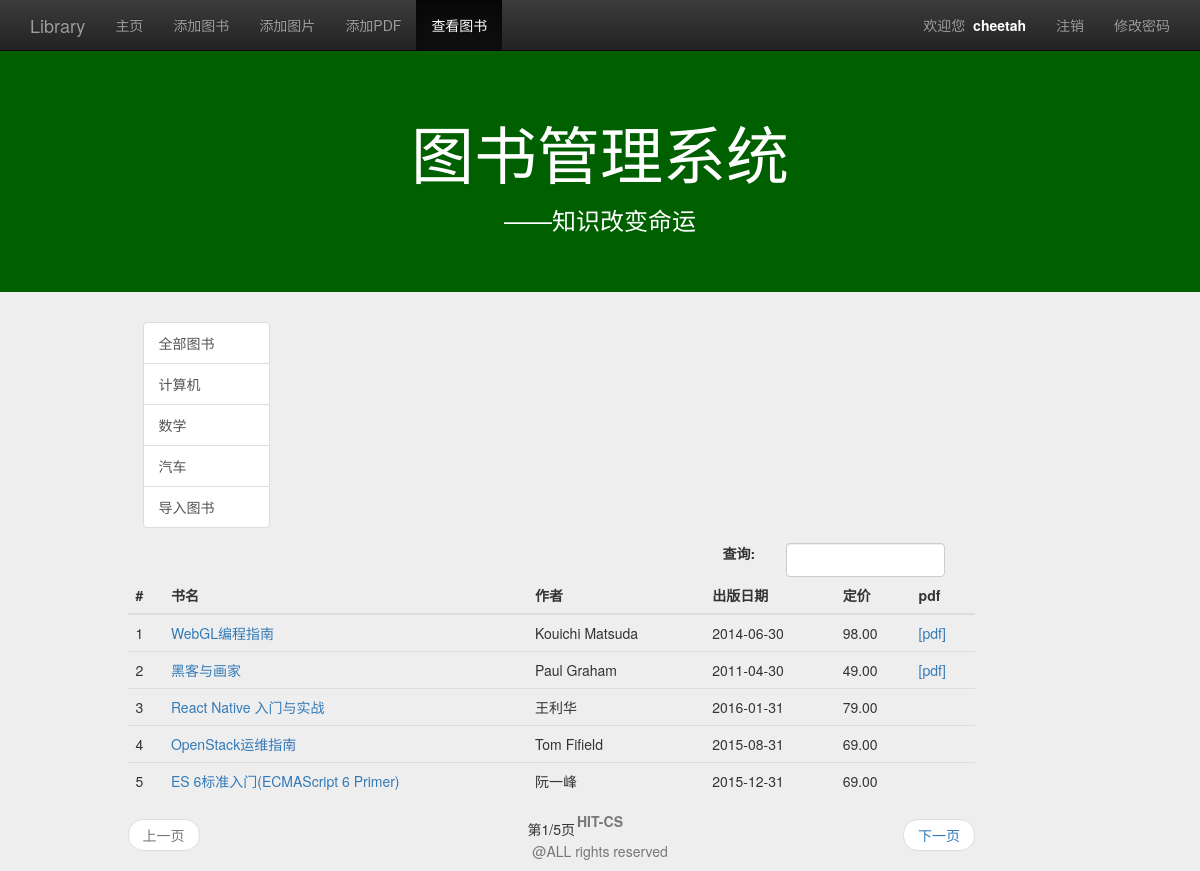
The app's page /view_book_list/ (signed in) with its own data.
### management/models.py (models this page shows, shortened)
class MyUser(models.Model):
    user=models.OneToOneField(User)
    nickname=models.CharField(max_length=16)
    permission=models.IntegerField(default=1)

class Book(models.Model):
    name=models.CharField(max_length=128)
    price=models.FloatField()
    author=models.CharField(max_length=128)
    publish_date=models.DateField()
    category=models.CharField(max_length=128)
    class META:
        ordering=['name']

### management/views.py (the view)
# urls.py: url(r'^view_book_list/$',views.view_book_list,name='view_book_list'),
def view_book_list(request):
    user=request.user if request.user.is_authenticated() else None
    category_list=Book.objects.values_list('category',flat=True).distinct()
    query_category=request.GET.get('category','all')
    if(not query_category) or Book.objects.filter(category=query_category).count() is 0:
        query_category = 'all'
        book_list=Book.objects.all()
    else:
        book_list=Book.objects.filter(category=query_category)
    if request.method=='POST':
        keyword=request.POST.get('keyword','')
        book_list=Book.objects.filter(name__contains=keyword)
        query_category='all'
    paginator=Paginator(book_list,5)
    page=request.GET.get('page')
    try:
        book_list=paginator.page(page)
    except PageNotAnInteger:
        book_list=paginator.page(1)
    except EmptyPage:
        book_list=paginator.page(paginator.num_pages)
    content={
            'user':user,
            'active_menu':'view_book',
            'category_list':category_list,
            'query_category':query_category,
            'book_list':book_list,
            }
    return render(request,'management/view_book_list.html',content)

### management/templates/management/view_book_list.html (shortened to what this page needs)
{% extends "management/base.html" %}
{% load staticfiles %}
{% block content %}
	<div class="container">
		<div class="row">
			<div class="col-md-10 col-md-offset-1">
				<div class="col-md-2">
					<a href="{% url 'view_book_list' %}" class="list-group-item" id="id_category_all">全部图书</a>
					{% for category in category_list %}
					<a href="{% url 'view_book_list' %}?category={{ category }}" class="list-group-item" id="id_category_{{ category }}">{{ category }}</a>
					{% endfor %}
				</div>
			</div>
			<div class="col-md-9 col-md-offset-1">
				<div class="col-md-4 col-md-offset-8">
					<form role="form" method="post" name="search_form">
						<div class="form-group">
							<label for="id_search_input" class="col-md-3 control-label">查询:</label>
							<div class="col-md-9">
								<input type="search" class="form-control" required  name="keyword" id="id_search_input" autofocus>
							</div>
						</div>
					</form>
				</div>
				<table class="table table-hover">
					<thead>
						<tr>
							<th>#</th>
							<th>书名</th>
							<th>作者</th>
							<th>出版日期</th>
							<th>定价</th>
							<th>pdf</th>
						</tr>
					</thead>
					<tbody>
						{% for book in book_list %}
						<tr>
							<td>{{ forloop.counter }}</td>
							<td><a href="{% url 'detail' %}?id={{ book.id }}">{{ book.name }}</a></td>
							<td>{{ book.author }}</td>
							<td>{{ book.publish_date|date:"Y-m-d" }}</td>
							<td>{{ book.price|floatformat:2 }}</td>
							{% if book.pdf %}
							<td><a href="{% url 'view_pdf' %}?id={{ book.id }}">[pdf]</a></td>
							{% else %}
							<td></td>
							{% endif %}
						</tr>
						{% empty %}
						<tr>
							<td>暂无图书</td>
						</tr>
						{% endfor %}
					</tbody>
				</table>
				<nav>
					<ul class="pager">
						{% if book_list.has_previous %}
						<li class="previous"><a href="?category={{ query_category }}&page={{ book_list.previous_page_number }}">上一页</a></li>
						{% else %}
						<li class="previous disabled"><a href="#">上一页</a></li>
						{% endif %}
						第{{ book_list.number }}/{{ book_list.paginator.num_pages }}页
						{% if book_list.has_next %}
						<li class="next"><a href="?category={{ query_category }}&page={{ book_list.next_page_number }}">下一页</a></li>
						{% else %}
						<li class="next disabled"><a href="#">下一页</a></li>
						{% endif %}
					</ul>
				</nav>
			</div>
		</div>
	</div>
{% endblock %}

### management/templates/management/base.html (shortened to what this page needs)
{% load staticfiles %}
<!DOCTYPE html>
<html lang="zh-cn">
<head>
	<link rel="stylesheet" type="text/css" href="{% static 'management/css/bootstrap.min.css' %}">
	<link rel="stylesheet" type="text/css" href="{% static 'management/css/bootstrap-theme.min.css' %}">
	<link rel="stylesheet" type="text/css" href="{% static 'management/css/base.css' %}">
</head>
<body>
	<nav class="navbar navbar-inverse navbar-fixed-top" role="navigation">
		<div class="container">
			<div class="navbar-header">
				<a href="{% url 'homepage' %}" class="navbar-brand">Library</a>
			</div>
			<div class="collapse navbar-collapse" id="navbar-collapse-basepage">
				<ul class="nav navbar-nav">
					<li id="homepage"><a href="{% url 'homepage' %}">主页</a></li>
					{% if user.myuser.permission > 1 %}
					<li id="add_book"><a href="{% url 'add_book' %}">添加图书</a></li>
					<li id="add_img"><a href="{% url 'add_img' %}">添加图片</a></li>
					<li id="add_pdf"><a href="{% url 'add_pdf' %}">添加PDF</a></li>
					{% endif %}
					<li id="view_book"><a href="{% url 'view_book_list' %}">查看图书</a></li>
				</ul>
				<ul class="nav navbar-nav navbar-right">
					{% if user %}
					<li><p class="navbar-text">欢迎您&nbsp;&nbsp;<span id="base_name">{{ user.myuser.nickname }}</span></p></li>
					<li><a href="{% url 'logout' %}">注销</a></li>
					<li><a href="{% url 'set_password' %}">修改密码</a></li>
					{% else %}
					<li><a href="{% url 'signup' %}">注册</a></li>
					<li><a href="{% url 'login' %}">登陆</a></li>
					{% endif %}
			</div>
		</div>
	</nav>
	<header class="jumbotron subhead" id="header-base">
		<div class="container">
			<h1 class="text-center">图书管理系统</h1>
			<h3 class="text-center">——知识改变命运</h3>
		</div>
	</header>
	{% block content %}{% endblock %}
<footer class="footer navbar-fixed-bottom" role="contentinfo">
<div class="container">
	<p class="text-muted text-center credit"><strong>HIT-CS</strong></p>
	<p class="text-muted text-center credit">@ALL rights reserved</p>
</div>
</footer>
</body>
</html>

### static/management/css/base.css (style rules this page uses)
body { padding-top:50px; background-color:#eeeeee; }
#header-base { background-color:#006000; color:#fff; }
#base_name { color:#fff; font-weight:bold; }

### records on screen
Book: name "WebGL编程指南", author "Kouichi Matsuda", publish_date "2014-06-30", price "98.00"
Book: name "黑客与画家", author "Paul Graham", publish_date "2011-04-30", price "49.00"
Book: name "React Native 入门与实战", author "王利华", publish_date "2016-01-31", price "79.00"
Book: name "OpenStack运维指南", author "Tom Fifield", publish_date "2015-08-31", price "69.00"
Book: name "ES 6标准入门(ECMAScript 6 Primer)", author "阮一峰", publish_date "2015-12-31", price "69.00"

### other values on screen
{{ user.myuser.nickname }} "cheetah"
{{ category }} "计算机" "数学" "汽车" "导入图书"
{{ book_list.number }} "1"
{{ book_list.paginator.num_pages }} "5"
